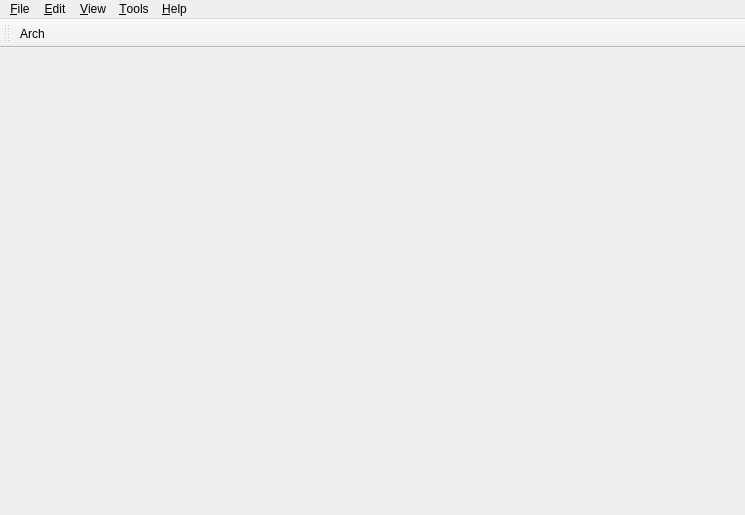
<ui version="4.0" >
 <author></author>
 <comment></comment>
 <exportmacro></exportmacro>
 <class>MainWindow</class>
 <widget class="QMainWindow" name="MainWindow" >
  <property name="geometry" >
   <rect>
    <x>0</x>
    <y>0</y>
    <width>745</width>
    <height>515</height>
   </rect>
  </property>
  <property name="windowTitle" >
   <string>Satori</string>
  </property>
  <widget class="QWidget" name="centralwidget" />
  <widget class="QMenuBar" name="menubar" >
   <property name="geometry" >
    <rect>
     <x>0</x>
     <y>0</y>
     <width>745</width>
     <height>33</height>
    </rect>
   </property>
   <widget class="QMenu" name="menu_file" >
    <property name="title" >
     <string>&amp;File</string>
    </property>
    <addaction name="action_new" />
    <addaction name="action_open" />
    <addaction name="separator" />
    <addaction name="action_save" />
    <addaction name="action_save_as" />
    <addaction name="separator" />
    <addaction name="action_print" />
    <addaction name="action_print_preview" />
    <addaction name="separator" />
    <addaction name="action_quit" />
   </widget>
   <widget class="QMenu" name="menu_help" >
    <property name="title" >
     <string>&amp;Help</string>
    </property>
    <addaction name="action_satori_help" />
    <addaction name="separator" />
    <addaction name="action_about_satori" />
    <addaction name="action_about_qt" />
   </widget>
   <widget class="QMenu" name="menu_view" >
    <property name="title" >
     <string>&amp;View</string>
    </property>
    <addaction name="action_refresh" />
   </widget>
   <widget class="QMenu" name="menu_edit" >
    <property name="title" >
     <string>&amp;Edit</string>
    </property>
    <addaction name="action_undo" />
    <addaction name="action_redo" />
    <addaction name="separator" />
    <addaction name="action_cut" />
    <addaction name="action_copy" />
    <addaction name="action_paste" />
    <addaction name="separator" />
    <addaction name="action_select_all" />
    <addaction name="separator" />
    <addaction name="action_find" />
    <addaction name="action_find_next" />
   </widget>
   <widget class="QMenu" name="menu_tools" >
    <property name="title" >
     <string>&amp;Tools</string>
    </property>
    <addaction name="action_preferences" />
   </widget>
   <addaction name="menu_file" />
   <addaction name="menu_edit" />
   <addaction name="menu_view" />
   <addaction name="menu_tools" />
   <addaction name="menu_help" />
  </widget>
  <widget class="QStatusBar" name="statusbar" >
   <property name="geometry" >
    <rect>
     <x>0</x>
     <y>489</y>
     <width>745</width>
     <height>26</height>
    </rect>
   </property>
   <property name="sizeGripEnabled" >
    <bool>false</bool>
   </property>
  </widget>
  <widget class="QToolBar" name="toolBar" >
   <property name="orientation" >
    <enum>Qt::Horizontal</enum>
   </property>
   <attribute name="toolBarArea" >
    <number>4</number>
   </attribute>
   <addaction name="action_architecture" />
  </widget>
  <action name="action_new" >
   <property name="text" >
    <string>&amp;New</string>
   </property>
  </action>
  <action name="action_quit" >
   <property name="text" >
    <string>&amp;Quit</string>
   </property>
  </action>
  <action name="action_about_satori" >
   <property name="text" >
    <string>&amp;About Satori</string>
   </property>
  </action>
  <action name="action_satori_help" >
   <property name="text" >
    <string>Satori Help</string>
   </property>
  </action>
  <action name="action_about_qt" >
   <property name="text" >
    <string>About &amp;Qt</string>
   </property>
  </action>
  <action name="action_preferences" >
   <property name="text" >
    <string>&amp;Preferences</string>
   </property>
  </action>
  <action name="action_open" >
   <property name="text" >
    <string>&amp;Open...</string>
   </property>
  </action>
  <action name="action_save" >
   <property name="text" >
    <string>&amp;Save</string>
   </property>
  </action>
  <action name="action_save_as" >
   <property name="text" >
    <string>Save &amp;As...</string>
   </property>
  </action>
  <action name="action_print" >
   <property name="text" >
    <string>&amp;Print...</string>
   </property>
  </action>
  <action name="action_print_preview" >
   <property name="text" >
    <string>P&amp;rint preview</string>
   </property>
  </action>
  <action name="action_architecture" >
   <property name="text" >
    <string>Arch</string>
   </property>
  </action>
  <action name="action_undo" >
   <property name="text" >
    <string>&amp;Undo</string>
   </property>
  </action>
  <action name="action_redo" >
   <property name="text" >
    <string>&amp;Redo</string>
   </property>
  </action>
  <action name="action_cut" >
   <property name="text" >
    <string>Cut</string>
   </property>
  </action>
  <action name="action_copy" >
   <property name="text" >
    <string>Copy</string>
   </property>
  </action>
  <action name="action_paste" >
   <property name="text" >
    <string>Paste</string>
   </property>
  </action>
  <action name="action_select_all" >
   <property name="text" >
    <string>Select All</string>
   </property>
  </action>
  <action name="action_find" >
   <property name="text" >
    <string>&amp;Find</string>
   </property>
  </action>
  <action name="action_find_next" >
   <property name="text" >
    <string>F&amp;ind Next</string>
   </property>
  </action>
  <action name="action_refresh" >
   <property name="text" >
    <string>&amp;Refresh</string>
   </property>
  </action>
 </widget>
 <pixmapfunction></pixmapfunction>
 <resources>
  <include location="../../../../../../../../../tmp/svn_checkout_satori/src/satori/resources.qrc" />
 </resources>
 <connections/>
</ui>
